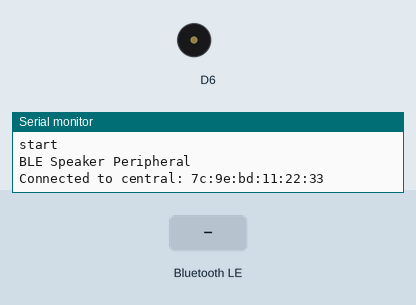
The sketch below on a simulated Arduino Nano 33 IoT. Shown: buzzer (waves = sounding), the last lines printed to the serial monitor. Inputs (shaded band) come from the test bench. Nothing arrives over Bluetooth unless stated; a phone connects over Bluetooth LE 3 s after start.

Above: at 3.8 s.
3.9 s: Bluetooth LE write "1" received
At 4.4 s:
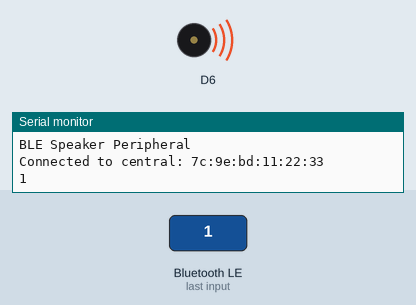
5.4 s: Bluetooth LE write "0" received
At 6.6 s:
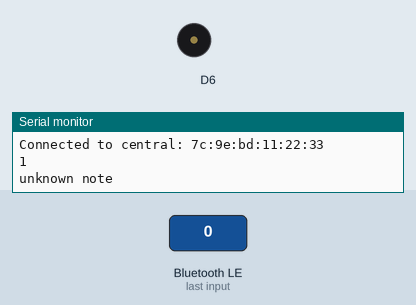
6.9 s: Bluetooth LE write "2" received
At 7.9 s:
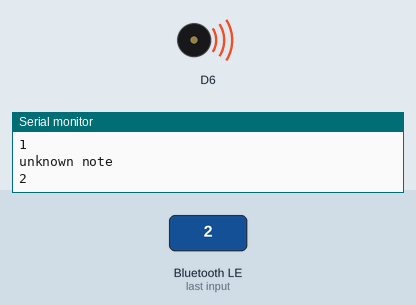
Timing chart, 0 to 9.9 s (numbered marks = the images above; inputs shaded):
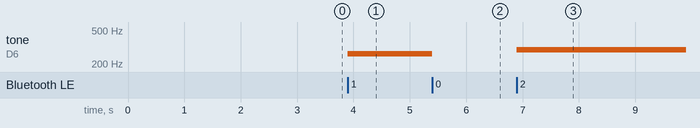

Measured:
- after the input at 3.9 s, tone on D6: silent → 262 Hz at once
- after the input at 5.4 s, tone on D6: 262 Hz → silent at once
- after the input at 6.9 s, tone on D6: silent → 294 Hz at once

The sketch:

arduinoble_project.ino
```cpp
#include "pitches.h"
#include <ArduinoBLE.h>


BLEService speakerService("19B10000-E8F2-537E-4F6C-D104768A1214");  // Bluetooth® Low Energy LED Service

// Bluetooth® Low Energy LED Switch Characteristic - custom 128-bit UUID, read and writable by central
BLEByteCharacteristic playNote("19B10001-E8F2-537E-4F6C-D104768A1214", BLERead | BLEWrite);


void setup() {
  Serial.begin(9600);
  while (!Serial)
    ;

  Serial.println("start");

  // begin initialization
  if (!BLE.begin()) {
    Serial.println("starting Bluetooth® Low Energy module failed!");

    while (1)
      ;
  }

  // the pin the speaker is connected to
  pinMode(6, OUTPUT);

  // set advertised local name and service UUID:
  BLE.setLocalName("Speaker");
  BLE.setAdvertisedService(speakerService);

  // add the characteristic to the service
  speakerService.addCharacteristic(playNote);

  // add service
  BLE.addService(speakerService);

  // set the initial value for the characteristic:
  playNote.writeValue(0);

  // start advertising
  BLE.advertise();

  Serial.println("BLE Speaker Peripheral");

}

void loop() {

  // listen for Bluetooth® Low Energy peripherals to connect:
  BLEDevice central = BLE.central();

  // if a central is connected to peripheral:
  if (central) {
    Serial.print("Connected to central: ");
    // print the central's MAC address:
    Serial.println(central.address());

    // while the central is still connected to peripheral:
    while (central.connected()) {

      // checks if notes are being sent over bluetooth
      if (playNote.written()) {

          // switch handles the different notes that can be played, range is C4-B4
          switch (playNote.value()) {

          case 1:
            Serial.println(playNote.value());
            tone(6, NOTE_C4);
            break;

          case 2:
            Serial.println(playNote.value());
            tone(6, NOTE_D4);
            break;

          case 3:
            Serial.println(playNote.value());
            tone(6, NOTE_E4);
            break;

          case 4:
            Serial.println(playNote.value());
            tone(6, NOTE_F4);
            break;

          case 5:
            Serial.println(playNote.value());
            tone(6, NOTE_G4);
            break;

          case 6:
            Serial.println(playNote.value());
            tone(6, NOTE_A4);
            break;

          case 7:
            Serial.println(playNote.value());
            tone(6, NOTE_B4);
            break;

          // if something undefined is sent the speaker stops playing notes
          default:
            Serial.println("unknown note");
            noTone(6);
            break;


        }

      }
    }

    // when the central disconnects, print it out:
    Serial.print(F("Disconnected from central: "));
    Serial.println(central.address());
  }
}
```

pitches.h
```cpp
/*************************************************

// Defines notes that the speaker can play using tone()

 *************************************************/

#define NOTE_B0  31
#define NOTE_C1  33
#define NOTE_CS1 35
#define NOTE_D1  37
#define NOTE_DS1 39
#define NOTE_E1  41
#define NOTE_F1  44
#define NOTE_FS1 46
#define NOTE_G1  49
#define NOTE_GS1 52
#define NOTE_A1  55
#define NOTE_AS1 58
#define NOTE_B1  62
#define NOTE_C2  65
#define NOTE_CS2 69
#define NOTE_D2  73
#define NOTE_DS2 78
#define NOTE_E2  82
#define NOTE_F2  87
#define NOTE_FS2 93
#define NOTE_G2  98
#define NOTE_GS2 104
#define NOTE_A2  110
#define NOTE_AS2 117
#define NOTE_B2  123
#define NOTE_C3  131
#define NOTE_CS3 139
#define NOTE_D3  147
#define NOTE_DS3 156
#define NOTE_E3  165
#define NOTE_F3  175
#define NOTE_FS3 185
#define NOTE_G3  196
#define NOTE_GS3 208
#define NOTE_A3  220
#define NOTE_AS3 233
#define NOTE_B3  247
#define NOTE_C4  262
#define NOTE_CS4 277
#define NOTE_D4  294
#define NOTE_DS4 311
#define NOTE_E4  330
#define NOTE_F4  349
#define NOTE_FS4 370
#define NOTE_G4  392
#define NOTE_GS4 415
#define NOTE_A4  440
#define NOTE_AS4 466
#define NOTE_B4  494
#define NOTE_C5  523
#define NOTE_CS5 554
#define NOTE_D5  587
#define NOTE_DS5 622
#define NOTE_E5  659
#define NOTE_F5  698
#define NOTE_FS5 740
#define NOTE_G5  784
#define NOTE_GS5 831
#define NOTE_A5  880
#define NOTE_AS5 932
#define NOTE_B5  988
#define NOTE_C6  1047
#define NOTE_CS6 1109
#define NOTE_D6  1175
#define NOTE_DS6 1245
#define NOTE_E6  1319
#define NOTE_F6  1397
#define NOTE_FS6 1480
#define NOTE_G6  1568
#define NOTE_GS6 1661
#define NOTE_A6  1760
#define NOTE_AS6 1865
#define NOTE_B6  1976
#define NOTE_C7  2093
#define NOTE_CS7 2217
#define NOTE_D7  2349
#define NOTE_DS7 2489
#define NOTE_E7  2637
#define NOTE_F7  2794
#define NOTE_FS7 2960
#define NOTE_G7  3136
#define NOTE_GS7 3322
#define NOTE_A7  3520
#define NOTE_AS7 3729
#define NOTE_B7  3951
#define NOTE_C8  4186
#define NOTE_CS8 4435
#define NOTE_D8  4699
#define NOTE_DS8 4978
```
